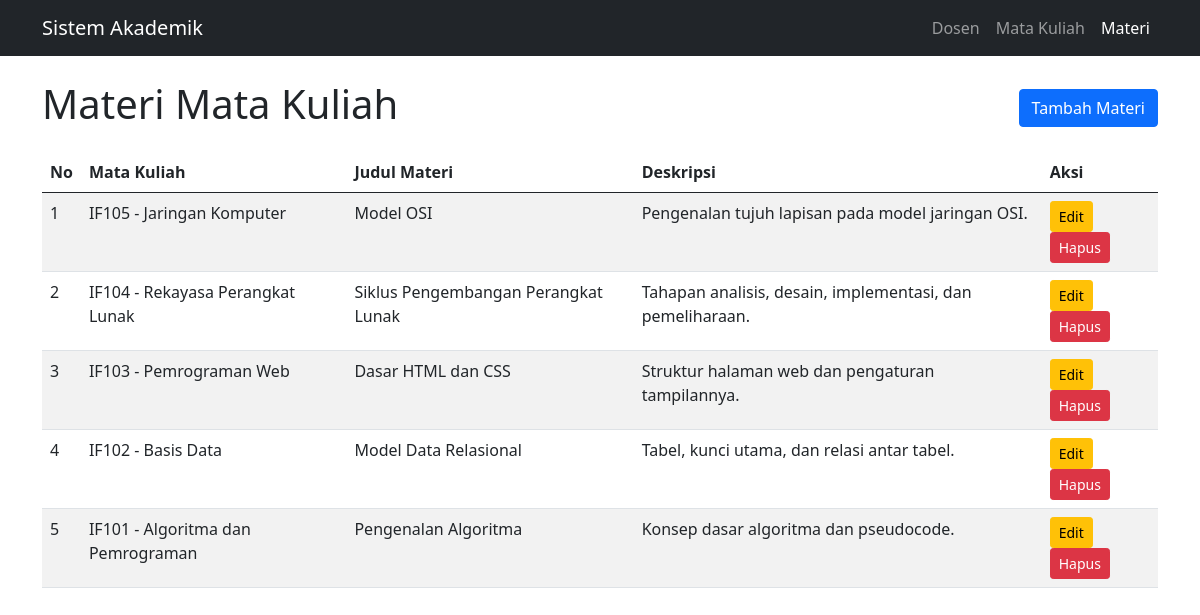
The page /index.php?page=materials on the database its author committed.
### tables this page shows
CREATE TABLE `course_materials` (
  `id` int(11) NOT NULL,
  `course_id` int(11) NOT NULL,
  `title` varchar(150) NOT NULL,
  `description` text NOT NULL,
  `resource_url` varchar(255) NOT NULL DEFAULT ''
);

CREATE TABLE `courses` (
  `id` int(11) NOT NULL,
  `code` varchar(20) NOT NULL,
  `name` varchar(120) NOT NULL,
  `credits` tinyint(3) UNSIGNED NOT NULL DEFAULT 3,
  `lecturer_id` int(11) NOT NULL
);

### controllers/CourseMaterialController.php (called while the page is built, shortened)
<?php
include_once __DIR__ . '/../config.php';
include_once __DIR__ . '/../views/CourseMaterialView.php';
class CourseMaterialController
{
    private $material;
    public function __construct()
    {
        $host = Config::$db_host;
        $user = Config::$db_user;
        $pass = Config::$db_pass;
        $name = Config::$db_name;
        $this->material = new CourseMaterial($host, $user, $pass, $name);
    }
    public function index()
    {
        $this->material->open();
        $this->material->getMaterials();
        $data = array();
        while ($row = $this->material->getResult()) {
            array_push($data, $row);
        }
        (new CourseMaterialView())->render($data);
    }
}

### models/DB.php (called while the page is built, shortened)
<?php
require_once __DIR__ . '/../config.php';
class DB
{
    protected ?mysqli $connection = null;
    private string $dbHost;
    private string $dbUser;
    private string $dbPass;
    private string $dbName;
    public function __construct(string $host, string $user, string $pass, string $name)
    {
        $this->dbHost = $host;
        $this->dbUser = $user;
        $this->dbPass = $pass;
        $this->dbName = $name;
    }
    public function open()
    {
        $this->connection = new mysqli($this->dbHost, $this->dbUser, $this->dbPass, $this->dbName);
        $this->connection->set_charset('utf8mb4');
    }
    public function close()
    {
        if ($this->connection !== null) {
            $this->connection = null;
        }
    }
    protected function connection(): mysqli
    {
        return $this->connection;
    }
    public function execute(string $query)
    {
        $this->result = $this->connection()->query($query);
    }
}

### models/CourseMaterial.php (called while the page is built, shortened)
<?php
include_once __DIR__ . '/DB.php';
class CourseMaterial extends DB
{
    public function getMaterials()
    {
        $sql = 'SELECT course_materials.*, courses.code AS course_code, courses.name AS course_name '
            . 'FROM course_materials JOIN courses ON courses.id = course_materials.course_id '
            . 'ORDER BY course_materials.id DESC';
        $this->execute($sql);
    }
}

### config.php (called while the page is built, shortened)
<?php
function e(?string $value): string
{
    return htmlspecialchars((string) $value, ENT_QUOTES, 'UTF-8');
}

### views/CourseMaterialView.php (the view, shortened to what this page needs)
<?php
class CourseMaterialView
{
    public function render(array $data)
    {
        $rows = '';
        $no = 1;
        foreach ($data as $material) {
            $id = e((string) $material['id']);
            $rows .= '<tr><td>' . $no++ . '</td><td>' . e($material['course_code']) . ' - ' . e($material['course_name']) . '</td>'
                . '<td>' . e($material['title']) . '</td><td>' . e($material['description']) . '</td><td>'
                . '<a class="btn btn-sm btn-warning" href="index.php?page=material-edit&amp;id=' . $id . '">Edit</a> '
                . '<form class="d-inline" method="post" action="index.php?page=material-delete" onsubmit="return confirm(\'Hapus materi ini?\')">'
                . '<input type="hidden" name="id" value="' . $id . '"><button class="btn btn-sm btn-danger">Hapus</button></form></td></tr>';
        }
    }
}

### rows shown on the page
course_materials: course.code "IF105", course.name "Jaringan Komputer", title "Model OSI", description "Pengenalan tujuh lapisan pada model jaringan OSI."
course_materials: course.code "IF104", course.name "Rekayasa Perangkat Lunak", title "Siklus Pengembangan Perangkat Lunak", description "Tahapan analisis, desain, implementasi, dan pemeliharaan."
course_materials: course.code "IF103", course.name "Pemrograman Web", title "Dasar HTML dan CSS", description "Struktur halaman web dan pengaturan tampilannya."
course_materials: course.code "IF102", course.name "Basis Data", title "Model Data Relasional", description "Tabel, kunci utama, dan relasi antar tabel."
course_materials: course.code "IF101", course.name "Algoritma dan Pemrograman", title "Pengenalan Algoritma", description "Konsep dasar algoritma dan pseudocode."

### other values the page prints
preg_replace('/\{\{[A-Z_]+\}\}/', '', $this->content) "Sistem Akademik Dosen Mata Kuliah Materi Materi Mata Kuliah Tambah Materi No Mata Kuliah Judul Materi Deskripsi Aksi"
